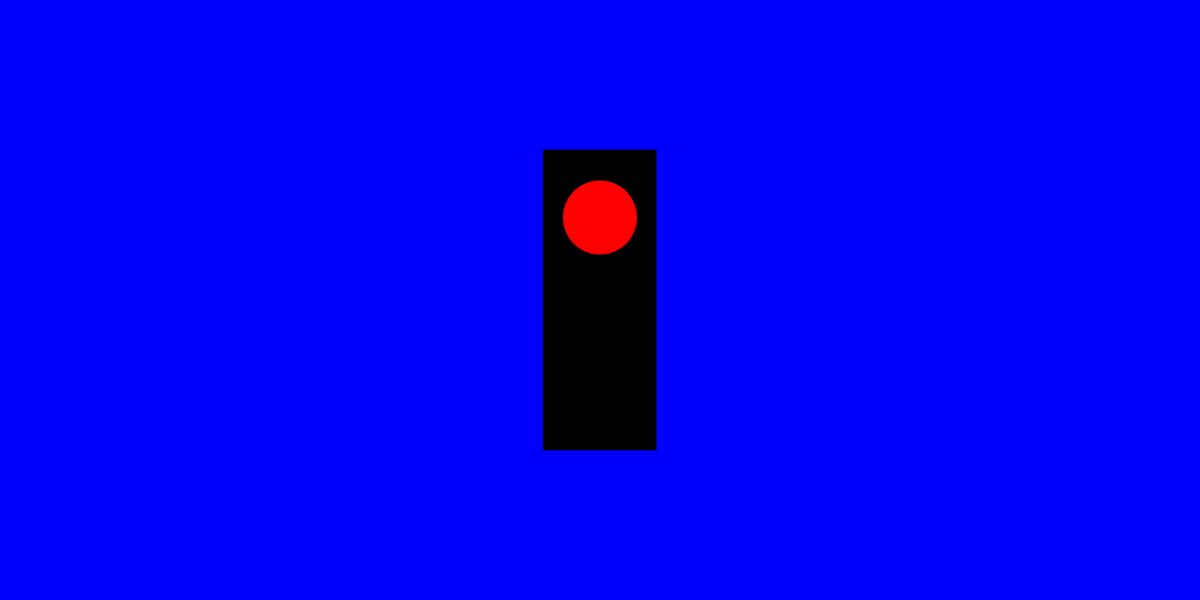
Frame 1 (no input)
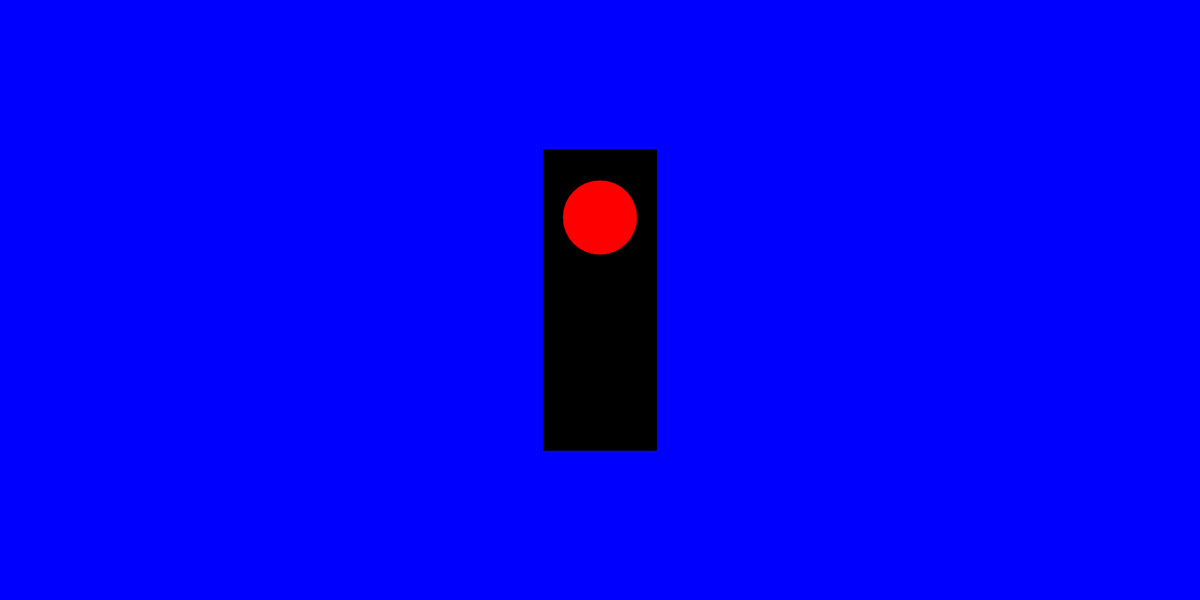
Frame 60 (no input)
Frame 120 (the mouse pressed at the canvas centre since frame 60): identical to frame 60, image omitted

The p5.js sketch that drew these frames (run headless with seeded random() and noise() and a simulated clock; from frame 60 on, the mouse is pressed at the canvas centre):

// p5.js sketch
// ── sketch.js
var myState = 0;
var timer = 5;

function setup() {
  // put setup code here
  createCanvas(1600, 800);
  rectMode(CENTER);
  ellipseMode(CENTER);
  background('blue');
}

function draw() {
  // put drawing code here

  fill('black');
  rect(width / 2, height / 2, 150, 400);

  switch(myState) {
  case 0:
  timer++;
  if(timer > 200){
  timer = 0;
  myState = 1;
}
    fill('red');
    ellipse(width/2,height/2-110, 100, 100);
    break;
  case 1:
  timer++;
  if(timer > 200){
  timer = 0;
  myState = 2;
}
    fill('yellow');
    ellipse(width/2,height/2, 100, 100);
    break;
  case 2:
  timer++;
  if(timer > 200){
  timer = 0;
  myState = 0;
}
    fill('green');
    ellipse(width/2,height/2+110,100,100);
    break;




  }
}
